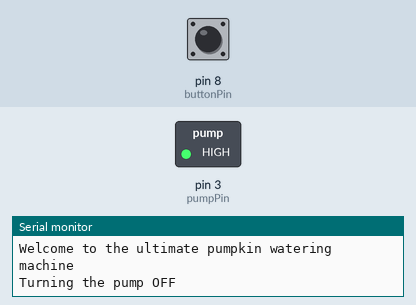
Simulated run of this sketch. Board: Arduino Uno, built with avr-gcc and run on an emulated ATmega328P. Shown: switched loads named in the sketch (green lamp = pin HIGH), the last lines printed to the serial monitor. Inputs (shaded band) come from the test bench; at power-on: pin 8 (buttonPin) LOW. Pins used as bus, display or sensor lines are not drawn.

Above: at 6.2 s.
6.3 s: pin 8 (buttonPin) pulled HIGH for 0.15 s
At 6.37 s:
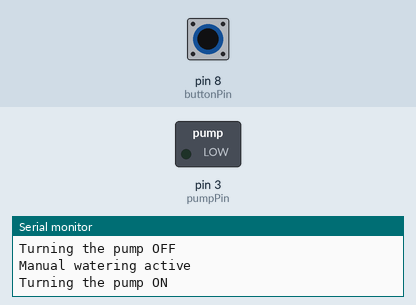
7.9 s: pin 8 (buttonPin) pulled HIGH for 3.2 s
At 12.2 s:
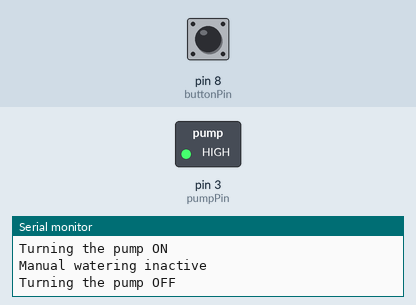
Timing chart, 0 to 56.6 s (numbered marks = the images above; inputs shaded):
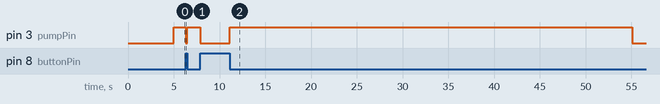

Measured:
- after the input at 6.3 s, pin 3 (pumpPin): HIGH → LOW at once, → HIGH 0.15 s later
- after the input at 7.9 s, pin 3 (pumpPin): HIGH → LOW after 0.00 s instead of 47.2 s

The sketch:

PumpkinMachine.ino
```cpp
#include <Arduino.h>

const int buttonPin = 8;
const int pumpPin = 3;
const int sensorPowerPin = 5;
const int sensorReadPin = A0;
int previousButtonState = LOW;
const unsigned long checkInterval = 60000;
const unsigned long pumpWorkTime = 5000;
const int humidityThreshold = 500;

void powerUpSensor()
{
    digitalWrite(sensorPowerPin, HIGH);
}

void powerDownSensor()
{
    digitalWrite(sensorPowerPin, LOW);
}

int readMoistureValue()
{
    powerUpSensor();
    delay(100);
    int sensorReadValue = analogRead(sensorReadPin);
    Serial.print("Humidity sensor read: ");
    Serial.println(sensorReadValue);
    powerDownSensor();
    return sensorReadValue;
}

bool isMoistureHighEnough()
{
    return readMoistureValue() < humidityThreshold;
}

void turnOnThePump()
{
    if (digitalRead(pumpPin) == HIGH) {
        digitalWrite(pumpPin, LOW);
        Serial.println("Turning the pump ON");
    }
}

void turnOffThePump()
{
    if (digitalRead(pumpPin) == LOW) {
        digitalWrite(pumpPin, HIGH);
        Serial.println("Turning the pump OFF");
    }
}

void setup() {
    Serial.begin(9600);
    delay(5000);
    Serial.println("Welcome to the ultimate pumpkin watering machine");
    pinMode(pumpPin, OUTPUT);
    pinMode(buttonPin, INPUT);
    pinMode(sensorPowerPin, OUTPUT);

    turnOffThePump();
}

bool buttonIsPressed()
{
    int buttonState = digitalRead(buttonPin);
    if (previousButtonState != buttonState) {
        if (buttonState == HIGH) {
            Serial.println("Manual watering active");
        } else {
            Serial.println("Manual watering inactive");
        }
    }
    previousButtonState = buttonState;
    return buttonState == HIGH;
}

bool isTimeForSensorCheck()
{
    unsigned long modulo = millis() % (checkInterval);
    return (modulo > checkInterval - pumpWorkTime);
}

void runPumpCycle()
{
    turnOnThePump();
    delay(pumpWorkTime);
    turnOffThePump();
}

void loop() {
    if (buttonIsPressed()) {
        turnOnThePump();
        return;
    }
    if (isTimeForSensorCheck() && !isMoistureHighEnough()) {
        runPumpCycle();
        return;
    }
    turnOffThePump();
}
```
